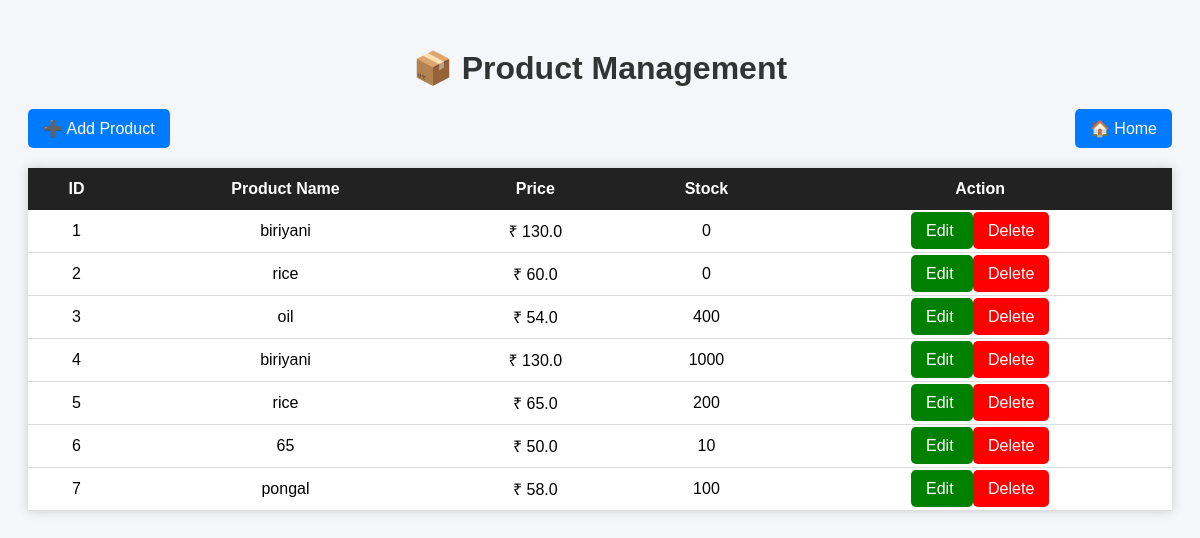
/products, run on an earlier commit of the app's database.
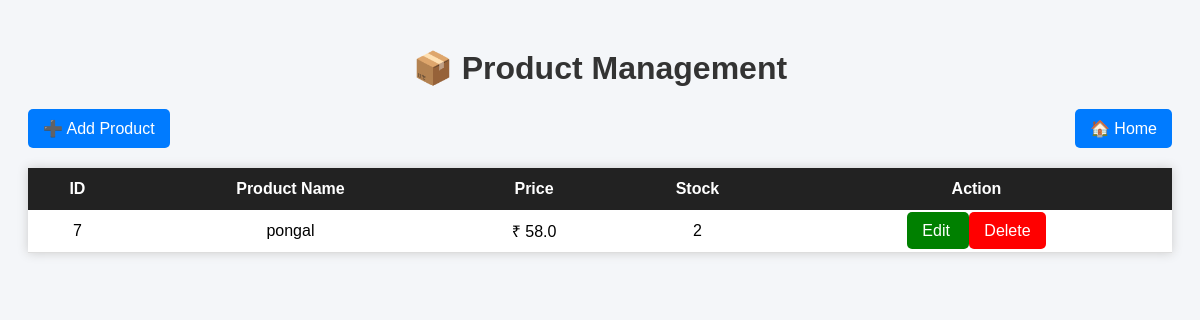
And on a later commit of the database.
### app.py (models this page shows)
class Product(db.Model):
    id = db.Column(db.Integer, primary_key=True)
    product_name = db.Column(db.String(100), nullable=False)
    price = db.Column(db.Float, nullable=False)
    stock = db.Column(db.Integer, nullable=False)

### app.py (the view)
@app.route("/products")
def products():
    all_products = Product.query.all()
    return render_template("products.html", products=all_products)

### templates/products.html (shortened to what this page needs)
<!DOCTYPE html>
<html>
<head>
</head>
<body>
<h1>📦 Product Management</h1>
<div class="top-bar">
    <a href="/add_product">
        ➕ Add Product
    </a>
    <a href="/">
        🏠 Home
    </a>
</div>
<table>
<tr>
    <th>ID</th>
    <th>Product Name</th>
    <th>Price</th>
    <th>Stock</th>
    <th>Action</th>
</tr>
{% for product in products %}
<tr>
    <td>{{ product.id }}</td>
    <td>{{ product.product_name }}</td>
    <td>₹ {{ product.price }}</td>
    <td>{{ product.stock }}</td>
    <td>
        <a class="edit" href="/edit_product/{{ product.id }}">
            Edit
        </a>
        <a class="delete"
           href="/delete_product/{{ product.id }}"
           onclick="return confirm('Delete this product?')">
            Delete
        </a>
    </td>
</tr>
{% endfor %}
</table>
</body>
</html>

### templates/products.html (style rules this page uses)
body { font-family: Arial, sans-serif; background: #f4f6f9; padding: 20px; }
h1 { text-align: center; color: #333; }
.top-bar { display: flex; justify-content: space-between; margin-bottom: 20px; }
a, button { text-decoration: none; background: #007bff; color: white; padding: 10px 15px; border-radius: 5px; border: none; cursor: pointer; }
table { width: 100%; background: white; border-collapse: collapse; box-shadow: 0 0 10px #ccc; }
th { background: #222; color: white; padding: 12px; }
td { padding: 10px; text-align: center; border-bottom: 1px solid #ddd; }
.delete { background: red; }
.edit { background: green; }

What changed in the data, as far as the page shows it:
removed Product: id "1", product_name "biriyani", price "130.0", stock "0"
removed Product: id "2", product_name "rice", price "60.0", stock "0"
removed Product: id "3", product_name "oil", price "54.0", stock "400"
removed Product: id "4", product_name "biriyani", price "130.0", stock "1000"
removed Product: id "5", product_name "rice", price "65.0", stock "200"
removed Product: id "6", product_name "65", price "50.0", stock "10"
changed Product "pongal": stock "100" → "2"
